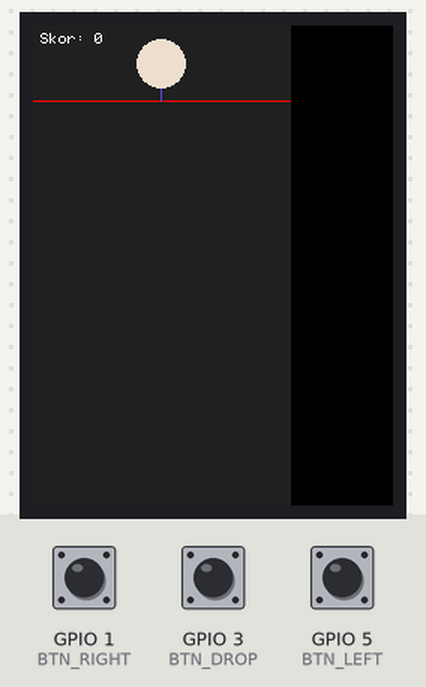
Recording of a sketch running on a simulated ESP32. Parts: 240×320 colour display. The test bench sets the inputs (shaded band); at power-on: GPIO 3 (BTN_DROP) HIGH, GPIO 1 (BTN_RIGHT) HIGH, GPIO 5 (BTN_LEFT) HIGH. Random numbers use the default seed unless the sketch sets one.

Above: at 1.4 s.
1.5 s: GPIO 3 (BTN_DROP) pulled LOW for 0.2 s
At 2.15 s:
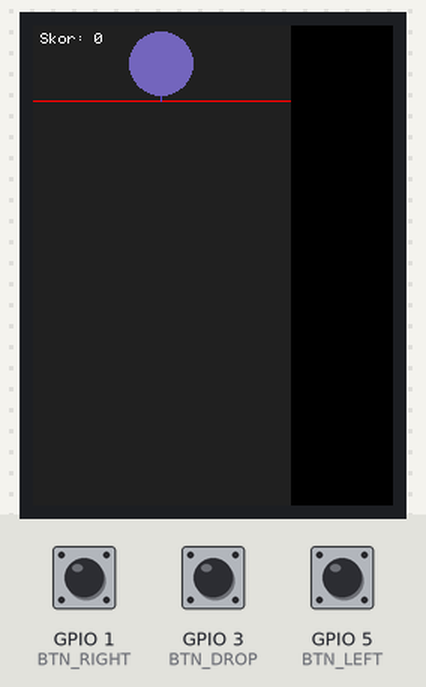
3.8 s: GPIO 3 (BTN_DROP) pulled LOW for 3.2 s
At 3.98 s:
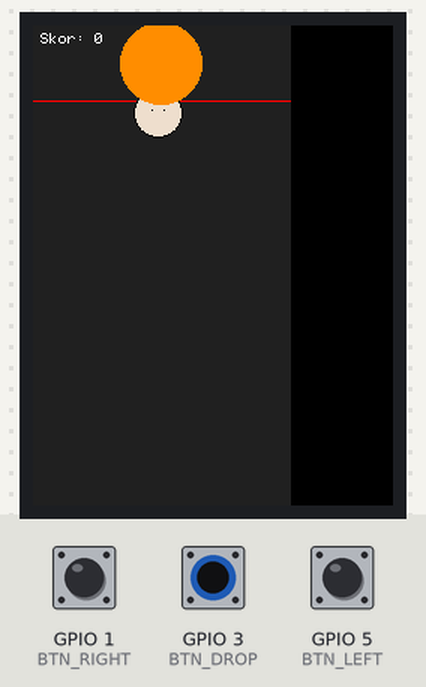
8.5 s: GPIO 3 (BTN_DROP) pulled LOW for 1 s
At 11.11 s:
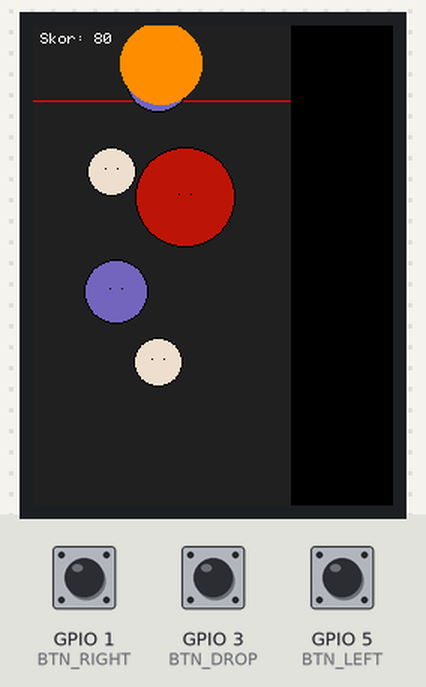
11.5 s: GPIO 3 (BTN_DROP) pulled LOW for 3.2 s
At 12.12 s:
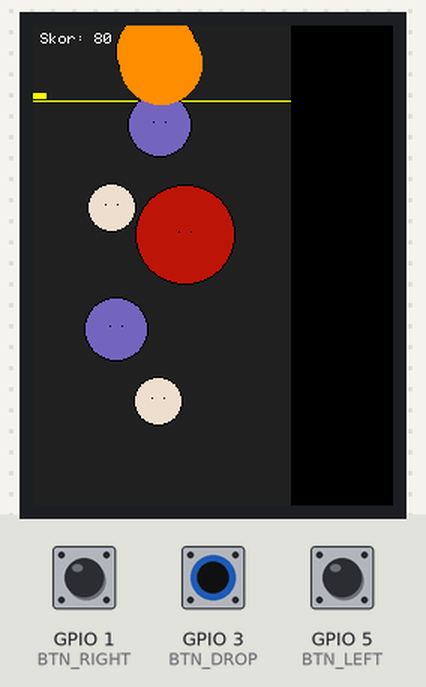
16.2 s: GPIO 3 (BTN_DROP) pulled LOW for 0.2 s
At 16.74 s:
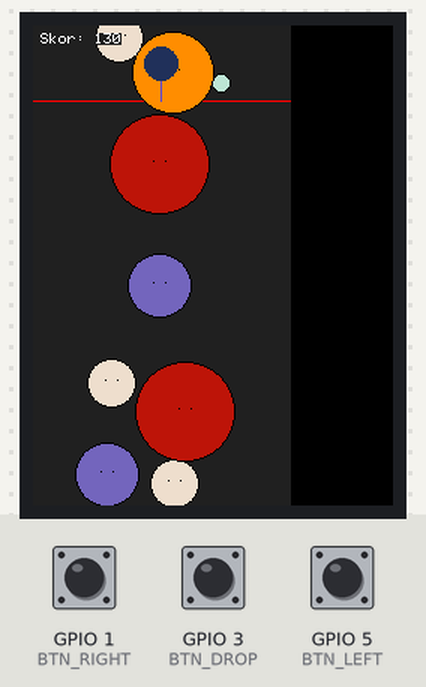
19.0 s: GPIO 3 (BTN_DROP) pulled LOW for 0.2 s
At 19.39 s:
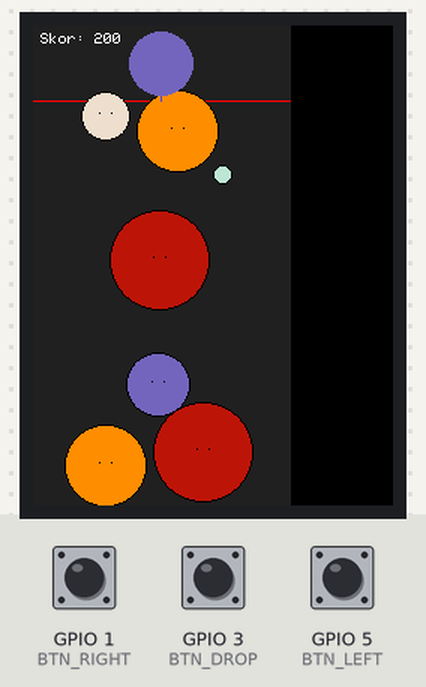

Measured:
- after the input at 1.5 s, the display: changes after 0.07 s (image 1)

The sketch:

merge_game.ino
```cpp
#include <TFT_eSPI.h>
#include <Wire.h>
#include <vector>

using namespace std;

// --- EKRAN ---
TFT_eSPI tft = TFT_eSPI();
TFT_eSprite img = TFT_eSprite(&tft);

// --- TUŞLAR ---
#define BTN_RIGHT 1
#define BTN_LEFT  5
#define BTN_DROP  3

// --- OYUN AYARLARI ---
const int SCREEN_WIDTH = 172;
const int SCREEN_HEIGHT = 320;
const int DEAD_LINE = 50;

// --- BASİT VE HIZLI FİZİK AYARLARI ---
const int SUB_STEPS = 2;        // 4 veya 8 değil, sadece 2. Hem hızlı hem yeterli.
const float GRAVITY = 0.35f;    // Yerçekimi
const float FRICTION = 0.92f;   // Sürtünme
const float WALL_BOUNCE = 0.2f; // Duvar sekmesi

int score = 0;
bool isGameOver = false;

// Tehlike Sayacı
unsigned long dangerStartTime = 0;
bool inDanger = false;

struct sBall {
  float px, py;
  float vx, vy;
  float radius;
  unsigned int bColor;
  float mass;
  int scale;
  int id;
  bool isDead = false;
};

vector<sBall> vecBalls;

float dropperX = 85;
float moveSpeed = 5.0;  // Sağa sola gidiş hızlandı
int nextBallScale = 0;
bool canDrop = true;
unsigned long lastDropTime = 0;

// Yarıçaplar
vector<int> BallRadius = { 6, 11, 16, 21, 27, 33, 40, 48, 56 };
vector<unsigned int> ballColors = {
  0xBF3A, 0x218B, 0xEEF9, 0x7337, 0xFC60,
  0xB8A1, 0xD8D0, 0xEDC9, 0x4AA4
};

void addBall(float x, float y, int scaleVal) {
  sBall b;
  b.px = x;
  b.py = y;
  b.vx = 0;
  b.vy = 0;
  b.scale = scaleVal;

  if (b.scale >= BallRadius.size()) b.scale = BallRadius.size() - 1;

  b.bColor = ballColors[b.scale];
  b.radius = BallRadius[b.scale];
  b.mass = b.radius * b.radius; // Kütle hala r^2 (büyükler ağır olsun)

  b.id = millis() + random(0, 9999);
  b.isDead = false;
  vecBalls.emplace_back(b);
}

void setup() {
  Serial.begin(115200);
  pinMode(BTN_RIGHT, INPUT_PULLUP);
  pinMode(BTN_LEFT, INPUT_PULLUP);
  pinMode(BTN_DROP, INPUT_PULLUP);

  tft.init();
  tft.setRotation(0);
  tft.setSwapBytes(true);
  tft.fillScreen(TFT_BLACK);

  img.createSprite(SCREEN_WIDTH, SCREEN_HEIGHT);
  img.setTextDatum(MC_DATUM);
  img.setTextColor(TFT_WHITE, TFT_BLACK);

  nextBallScale = random(0, 5);
}

// --- HIZLI FİZİK MOTORU ---
void updatePhysics() {
  if (isGameOver) return;

  // Döngüyü az tutuyoruz ki işlemci yorulmasın
  float dt = 1.0f / SUB_STEPS;

  for (int step = 0; step < SUB_STEPS; step++) {

    // 1. Hareket
    for (auto &ball : vecBalls) {
      if (ball.isDead) continue;

      ball.vx *= pow(FRICTION, dt);
      ball.vy *= pow(FRICTION, dt);
      ball.vy += GRAVITY * dt;

      ball.px += ball.vx * dt;
      ball.py += ball.vy * dt;

      // Duvarlar
      if (ball.px - ball.radius < 0) {
        ball.px = ball.radius;
        ball.vx *= -WALL_BOUNCE;
      } else if (ball.px + ball.radius > SCREEN_WIDTH) {
        ball.px = SCREEN_WIDTH - ball.radius;
        ball.vx *= -WALL_BOUNCE;
      }

      if (ball.py + ball.radius > SCREEN_HEIGHT) {
        ball.py = SCREEN_HEIGHT - ball.radius;
        ball.vy *= -WALL_BOUNCE;
        // Yerde titremesin diye ufak hızları sıfırla
        if (abs(ball.vy) < 0.5f) ball.vy = 0;
      }
    }

    // 2. Çarpışma (Basit Yöntem - Tek geçiş)
    for (size_t i = 0; i < vecBalls.size(); i++) {
      for (size_t j = i + 1; j < vecBalls.size(); j++) {
        sBall &b1 = vecBalls[i];
        sBall &b2 = vecBalls[j];

        if (b1.isDead || b2.isDead) continue;

        float dx = b1.px - b2.px;
        float dy = b1.py - b2.py;
        float distSq = dx*dx + dy*dy;
        float minDist = b1.radius + b2.radius;

        if (distSq < minDist * minDist) {
          float dist = sqrt(distSq);
          if (dist == 0) dist = 0.1f;

          // MERGE
          if (step == 0 && b1.scale == b2.scale && b1.scale < 8) {
             b1.isDead = true;
             b2.isDead = true;
             score += (b1.scale + 1) * 10;
             float midX = (b1.px + b2.px) / 2;
             float midY = (b1.py + b2.py) / 2;
             addBall(midX, midY, b1.scale + 1);
             continue;
          }

          // FİZİK (Basit İtme)
          float overlap = (minDist - dist);
          float nx = dx / dist;
          float ny = dy / dist;

          // Kütle oranına göre itme (Büyük olan az kaysın)
          float totalMass = b1.mass + b2.mass;
          float r1 = b2.mass / totalMass;
          float r2 = b1.mass / totalMass;

          // Pozisyon düzeltme (Yumuşak değil, direkt ayır)
          float separationFactor = 0.8f; // %80 ayır (Titremeyi azaltır)
          b1.px += nx * overlap * r1 * separationFactor;
          b1.py += ny * overlap * r1 * separationFactor;
          b2.px -= nx * overlap * r2 * separationFactor;
          b2.py -= ny * overlap * r2 * separationFactor;

          // Hız Tepkisi
          float k = 0.1f; // Zıplama katsayısı (Düşük tutuldu)
          float dvx = b1.vx - b2.vx;
          float dvy = b1.vy - b2.vy;
          float vn = dvx * nx + dvy * ny;

          if (vn < 0) {
             float impulse = -(1 + k) * vn;
             b1.vx += nx * impulse * r1;
             b1.vy += ny * impulse * r1;
             b2.vx -= nx * impulse * r2;
             b2.vy -= ny * impulse * r2;
          }
        }
      }
    }
  }

  for (int i = vecBalls.size() - 1; i >= 0; i--) {
    if (vecBalls[i].isDead) vecBalls.erase(vecBalls.begin() + i);
  }
}

void checkGameOver() {
  if (isGameOver) return;
  bool currentlyOverLine = false;
  for (auto &b : vecBalls) {
    // Dead line üstünde ve hızı düşükse
    if (b.py < DEAD_LINE && abs(b.vy) < 0.5f) {
      currentlyOverLine = true;
      break;
    }
  }
  if (currentlyOverLine) {
    if (!inDanger) {
      inDanger = true;
      dangerStartTime = millis();
    } else {
      if (millis() - dangerStartTime > 3000) isGameOver = true;
    }
  } else {
    inDanger = false;
  }
}

void draw() {
  img.fillSprite(0x2104);

  // Tehlike Çizgisi
  if (inDanger) {
    if ((millis() / 200) % 2 == 0) img.drawFastHLine(0, DEAD_LINE, SCREEN_WIDTH, TFT_YELLOW);
    else img.drawFastHLine(0, DEAD_LINE, SCREEN_WIDTH, TFT_RED);
  } else {
    img.drawFastHLine(0, DEAD_LINE, SCREEN_WIDTH, TFT_RED);
  }

  // Topları Çiz
  for (auto &ball : vecBalls) {
    img.fillCircle((int)ball.px, (int)ball.py, (int)ball.radius, ball.bColor);
    img.drawCircle((int)ball.px, (int)ball.py, (int)ball.radius, TFT_BLACK);

    // Basit Yüz
    if(ball.scale >= 2) {
       img.drawPixel(ball.px - 4, ball.py - 2, TFT_BLACK);
       img.drawPixel(ball.px + 4, ball.py - 2, TFT_BLACK);
    }
  }

  if (!isGameOver) {
      // Dropper Çizgisi ve Topu
      img.drawLine(dropperX, 20, dropperX, DEAD_LINE, 0x5A5A);
      img.fillCircle(dropperX, 25, BallRadius[nextBallScale], ballColors[nextBallScale]);

      // Sarı Süre Barı
      if (inDanger) {
         int barWidth = map(millis() - dangerStartTime, 0, 3000, 0, SCREEN_WIDTH);
         img.fillRect(0, DEAD_LINE - 5, barWidth, 4, TFT_YELLOW);
      }
  }

  // Skor
  img.setTextSize(1);
  img.setTextColor(TFT_WHITE, 0x2104);
  img.setCursor(5, 5);
  img.printf("Skor: %d", score);

  // Game Over Ekranı
  if (isGameOver) {
    img.fillRect(20, 100, 132, 60, TFT_WHITE);
    img.drawRect(20, 100, 132, 60, TFT_RED);
    img.setTextColor(TFT_RED, TFT_WHITE);
    img.drawString("KAYBETTIN!", 86, 120);
    img.drawString("Skor: " + String(score), 86, 140);
  }

  img.pushSprite(0, 0);
}

void loop() {
  if (!isGameOver) {
    // Kontroller
    if (digitalRead(BTN_LEFT) == LOW) {
      dropperX -= moveSpeed;
      if (dropperX < 10) dropperX = 10;
    }
    if (digitalRead(BTN_RIGHT) == LOW) {
      dropperX += moveSpeed;
      if (dropperX > SCREEN_WIDTH - 10) dropperX = SCREEN_WIDTH - 10;
    }
    if (digitalRead(BTN_DROP) == LOW && canDrop) {
      // Ufak bir rastgelelik (noise) ekle ki kule oluşmasın
      float noise = random(-20, 20) / 10.0f;
      addBall(dropperX + noise, 25, nextBallScale);
      nextBallScale = random(0, 5); // 0-4 arası rastgele boyut
      canDrop = false;
      lastDropTime = millis();
    }
    if (!canDrop && millis() - lastDropTime > 500) canDrop = true;

    checkGameOver();
  }

  // Fiziği artık sadece 1 kere çağırıyoruz, bu hızı 2 kat artırır.
  updatePhysics();

  draw();
}
```
